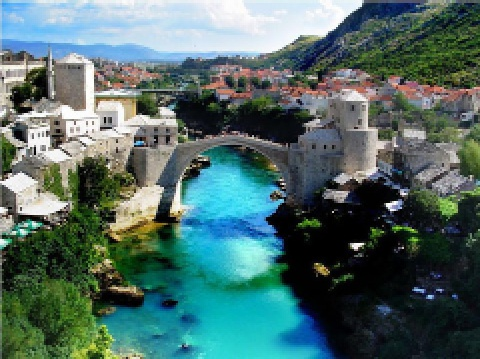
#> input picture images/mosaiced@fukei.jpg, 480 x 359 px
$ python -i photo2dot.py   (imports and definitions only)
#> lines starting #> are read from the running program, lines starting #| are printed output that depends on the picture
import cv2
import numpy as np
import sys

"""
画像をドット化する
-----
Usage
-----
1. $ python photo2dot.py [画像名] [ドット化倍率]
  - [画像名]: imageディレクトリに格納した画像名
  - [ドット化倍率]: 0 - 1.0間で指定。値が低いほどドットが粗くなる
"""

"""
画像の減色を行う

Parameters
----------
src: numpy
  入力画像のnumpy配列
K: int
  k-meansクラスタリングを行う際に必要なクラスタ数

Returns
-------
res: numpy
  入力画像を減色加工したnumpy配列
"""
def reduce_color(src, K):
  print(f'減色開始前の次元数: {src.shape}')
  z = src.reshape((-1, 3))
  z = np.float32(z)
  print(f'減色開始時の次元数: {z.shape}')

  criteria = (cv2.TERM_CRITERIA_EPS + cv2.TERM_CRITERIA_MAX_ITER, 10, 1.0)
  ret, label, center = cv2.kmeans(z, K, None, criteria, 10, cv2.KMEANS_RANDOM_CENTERS)

  center = np.uint8(center)

  res = center[label.flatten()]

  return res.reshape((src.shape))

"""
画像の縮小→拡大を行い、モザイク処理をかける

Parameters
----------
img: numpy
  入力画像のnumpy配列
alpha: float
  画像の縮小率(小さいほどモザイクが粗くなる)

Returns
-------
img: numpy
  モザイク処理後の画像のnumpy配列
"""
def do_mosaic(img, alpha):
  h, w, ch = img.shape

  img = cv2.resize(img, (int(w * alpha), int(h * alpha)))
  img = cv2.resize(img, (w, h), interpolation=cv2.INTER_NEAREST)

  return img

"""
画像をドット絵にする

Parameters
----------
img: numpy
  ドット絵変換対象
alpha: int
  モザイクをかける際の倍率
K: int
  k-meansで減色する際のクラスタ数
import_image_name: string
  入力画像のファイル名

Returns
-------
img: numpy
  ドット絵加工後の画像
"""
def change_pixel(img, alpha=2, K=4, import_image_name='sample.jpg'):
  img = do_mosaic(img, alpha)
  cv2.imwrite(f'./images/mosaiced@{import_image_name}', img)

  return reduce_color(img, K)

def main(import_image, dot_rate=0.5):
  dot_rate = float(dot_rate)
  img = cv2.imread('./images/' + import_image)
  reduced_image = reduce_color(img, 4)
  cv2.imwrite(f'./images/reduced_color@{import_image}', reduced_image)

  dot_image = change_pixel(img, dot_rate, 4, import_image)
  cv2.imwrite(f'./images/dot@{import_image}', dot_image)

# [6 lines not run here, left out]

>>> import cv2
>>> picture = cv2.imread('images/mosaiced@fukei.jpg')
#> picture is the input picture: shape (359, 480, 3); mean B, G, R 104.3, 108.1, 80.3
>>> result = change_pixel(picture)
#> in do_mosaic, `img = cv2.resize(img, (int(w * alpha), int(h * alpha)))`:
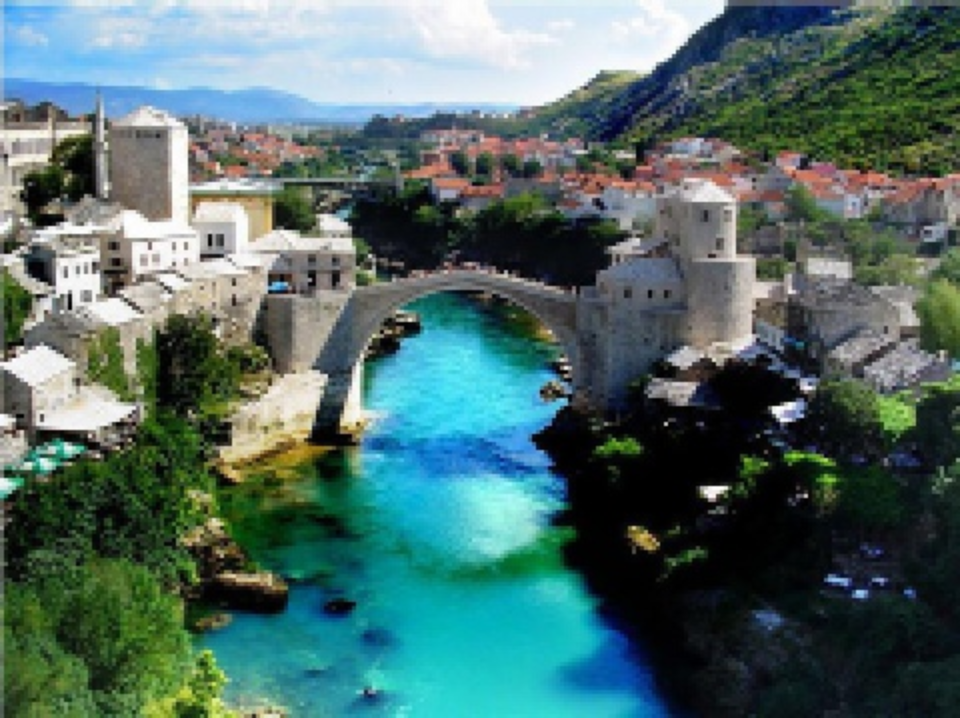
#> img: shape (718, 960, 3); mean of channels 0, 1, 2 104.2, 108, 80.2; drawn as B, G, R
#| 減色開始前の次元数: (359, 480, 3)
#| 減色開始時の次元数: (172320, 3)
#> in reduce_color, `ret, label, center = cv2.kmeans(z, K, None, criteria, 10, cv2.KMEANS_R..`: ret = 417985567.4; center = [[218.5, 213.6, 200.1], [92.06, 108.4, 98.19], [190.5, 168.5, 42.39], [27.29, 34.64, 20.65]]
#> in reduce_color, `center = np.uint8(center)`: center = [[218, 213, 200], [92, 108, 98], [190, 168, 42], [27, 34, 20]]
#> in reduce_color, `return res.reshape((src.shape))`:
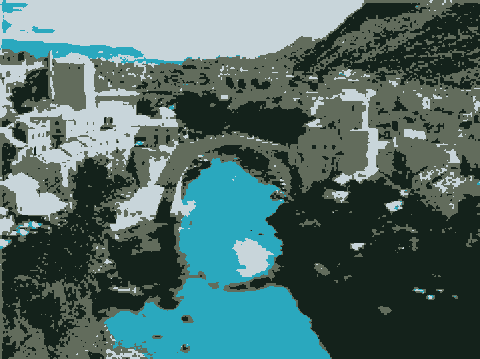
#> returned value: shape (359, 480, 3); mean of channels 0, 1, 2 104.1, 107.6, 80; drawn as B, G, R
